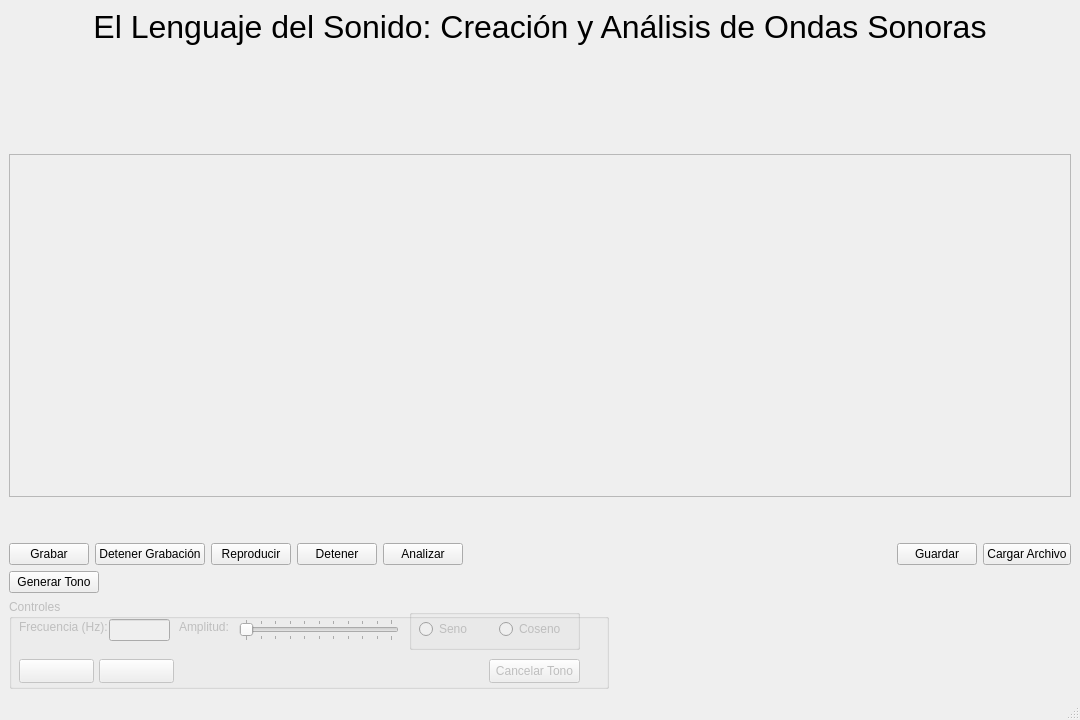
<?xml version="1.0" encoding="UTF-8"?>
<ui version="4.0">
 <class>MainWindow</class>
 <widget class="QMainWindow" name="MainWindow">
  <property name="windowModality">
   <enum>Qt::WindowModality::ApplicationModal</enum>
  </property>
  <property name="enabled">
   <bool>true</bool>
  </property>
  <property name="geometry">
   <rect>
    <x>0</x>
    <y>0</y>
    <width>1080</width>
    <height>720</height>
   </rect>
  </property>
  <property name="sizePolicy">
   <sizepolicy hsizetype="Preferred" vsizetype="Preferred">
    <horstretch>0</horstretch>
    <verstretch>0</verstretch>
   </sizepolicy>
  </property>
  <property name="windowTitle">
   <string>Lenguaje del Sonido</string>
  </property>
  <property name="layoutDirection">
   <enum>Qt::LayoutDirection::LeftToRight</enum>
  </property>
  <property name="toolButtonStyle">
   <enum>Qt::ToolButtonStyle::ToolButtonIconOnly</enum>
  </property>
  <property name="animated">
   <bool>true</bool>
  </property>
  <property name="documentMode">
   <bool>false</bool>
  </property>
  <property name="tabShape">
   <enum>QTabWidget::TabShape::Rounded</enum>
  </property>
  <property name="dockNestingEnabled">
   <bool>false</bool>
  </property>
  <property name="unifiedTitleAndToolBarOnMac">
   <bool>false</bool>
  </property>
  <widget class="QWidget" name="centralwidget">
   <layout class="QVBoxLayout" name="verticalLayout">
    <item>
     <layout class="QHBoxLayout" name="horizontalLayoutTitulo">
      <item>
       <spacer name="horizontalSpacer_2">
        <property name="orientation">
         <enum>Qt::Orientation::Horizontal</enum>
        </property>
        <property name="sizeHint" stdset="0">
         <size>
          <width>40</width>
          <height>20</height>
         </size>
        </property>
       </spacer>
      </item>
      <item>
       <widget class="QLabel" name="lblTitulo">
        <property name="enabled">
         <bool>true</bool>
        </property>
        <property name="sizePolicy">
         <sizepolicy hsizetype="Preferred" vsizetype="Fixed">
          <horstretch>0</horstretch>
          <verstretch>0</verstretch>
         </sizepolicy>
        </property>
        <property name="font">
         <font>
          <pointsize>24</pointsize>
         </font>
        </property>
        <property name="text">
         <string>El Lenguaje del Sonido: Creación y Análisis de Ondas Sonoras
</string>
        </property>
        <property name="alignment">
         <set>Qt::AlignmentFlag::AlignCenter</set>
        </property>
       </widget>
      </item>
      <item>
       <spacer name="horizontalSpacer_3">
        <property name="orientation">
         <enum>Qt::Orientation::Horizontal</enum>
        </property>
        <property name="sizeHint" stdset="0">
         <size>
          <width>40</width>
          <height>20</height>
         </size>
        </property>
       </spacer>
      </item>
     </layout>
    </item>
    <item>
     <widget class="QLabel" name="lblInfoArchivo">
      <property name="enabled">
       <bool>true</bool>
      </property>
      <property name="minimumSize">
       <size>
        <width>520</width>
        <height>60</height>
       </size>
      </property>
      <property name="maximumSize">
       <size>
        <width>720</width>
        <height>60</height>
       </size>
      </property>
      <property name="text">
       <string/>
      </property>
     </widget>
    </item>
    <item>
     <widget class="QScrollArea" name="scrollArea">
      <property name="sizePolicy">
       <sizepolicy hsizetype="Expanding" vsizetype="Expanding">
        <horstretch>0</horstretch>
        <verstretch>1</verstretch>
       </sizepolicy>
      </property>
      <property name="layoutDirection">
       <enum>Qt::LayoutDirection::LeftToRight</enum>
      </property>
      <property name="widgetResizable">
       <bool>true</bool>
      </property>
      <widget class="QWidget" name="scrollAreaWidgetContents">
       <property name="geometry">
        <rect>
         <x>0</x>
         <y>0</y>
         <width>1060</width>
         <height>313</height>
        </rect>
       </property>
       <property name="sizePolicy">
        <sizepolicy hsizetype="Expanding" vsizetype="Preferred">
         <horstretch>0</horstretch>
         <verstretch>0</verstretch>
        </sizepolicy>
       </property>
       <property name="layoutDirection">
        <enum>Qt::LayoutDirection::LeftToRight</enum>
       </property>
       <property name="autoFillBackground">
        <bool>true</bool>
       </property>
      </widget>
     </widget>
    </item>
    <item>
     <spacer name="verticalSpacer">
      <property name="orientation">
       <enum>Qt::Orientation::Vertical</enum>
      </property>
      <property name="sizeHint" stdset="0">
       <size>
        <width>20</width>
        <height>40</height>
       </size>
      </property>
     </spacer>
    </item>
    <item>
     <layout class="QHBoxLayout" name="horizontalLayout">
      <item>
       <layout class="QHBoxLayout" name="horizontalLayout_2">
        <item>
         <widget class="QPushButton" name="btnGrabar">
          <property name="cursor">
           <cursorShape>PointingHandCursor</cursorShape>
          </property>
          <property name="text">
           <string>Grabar</string>
          </property>
          <property name="icon">
           <iconset>
            <normalon>../assets/microphone_fill.svg</normalon>
           </iconset>
          </property>
          <property name="iconSize">
           <size>
            <width>24</width>
            <height>16</height>
           </size>
          </property>
         </widget>
        </item>
        <item>
         <widget class="QPushButton" name="btnDetenerGrabacion">
          <property name="text">
           <string>Detener Grabación</string>
          </property>
          <property name="icon">
           <iconset>
            <normaloff>../../../../../../Pictures/SVGs/record-stop.svg</normaloff>../../../../../../Pictures/SVGs/record-stop.svg</iconset>
          </property>
         </widget>
        </item>
        <item>
         <widget class="QPushButton" name="btnReproducir">
          <property name="cursor">
           <cursorShape>PointingHandCursor</cursorShape>
          </property>
          <property name="text">
           <string>Reproducir</string>
          </property>
          <property name="icon">
           <iconset>
            <normalon>../assets/play.svg</normalon>
           </iconset>
          </property>
         </widget>
        </item>
        <item>
         <widget class="QPushButton" name="btnDetener">
          <property name="cursor">
           <cursorShape>PointingHandCursor</cursorShape>
          </property>
          <property name="text">
           <string>Detener</string>
          </property>
          <property name="icon">
           <iconset>
            <normalon>../assets/stop.svg</normalon>
           </iconset>
          </property>
         </widget>
        </item>
        <item>
         <widget class="QPushButton" name="btnAnalizar">
          <property name="cursor">
           <cursorShape>PointingHandCursor</cursorShape>
          </property>
          <property name="layoutDirection">
           <enum>Qt::LayoutDirection::LeftToRight</enum>
          </property>
          <property name="text">
           <string>Analizar</string>
          </property>
          <property name="icon">
           <iconset>
            <normalon>../assets/waves-left.svg</normalon>
           </iconset>
          </property>
         </widget>
        </item>
       </layout>
      </item>
      <item>
       <spacer name="horizontalSpacer">
        <property name="orientation">
         <enum>Qt::Orientation::Horizontal</enum>
        </property>
        <property name="sizeHint" stdset="0">
         <size>
          <width>40</width>
          <height>20</height>
         </size>
        </property>
       </spacer>
      </item>
      <item>
       <layout class="QHBoxLayout" name="horizontalLayout_3">
        <item>
         <widget class="QPushButton" name="btnGuardar">
          <property name="cursor">
           <cursorShape>PointingHandCursor</cursorShape>
          </property>
          <property name="layoutDirection">
           <enum>Qt::LayoutDirection::LeftToRight</enum>
          </property>
          <property name="text">
           <string>Guardar</string>
          </property>
          <property name="icon">
           <iconset>
            <normalon>../assets/folder.svg</normalon>
           </iconset>
          </property>
          <property name="iconSize">
           <size>
            <width>16</width>
            <height>16</height>
           </size>
          </property>
         </widget>
        </item>
        <item>
         <widget class="QPushButton" name="btnCargar">
          <property name="cursor">
           <cursorShape>PointingHandCursor</cursorShape>
          </property>
          <property name="text">
           <string>Cargar Archivo</string>
          </property>
          <property name="icon">
           <iconset>
            <normalon>../assets/upload.svg</normalon>
           </iconset>
          </property>
         </widget>
        </item>
       </layout>
      </item>
     </layout>
    </item>
    <item>
     <widget class="QPushButton" name="btnGenerarTono">
      <property name="enabled">
       <bool>true</bool>
      </property>
      <property name="maximumSize">
       <size>
        <width>90</width>
        <height>25</height>
       </size>
      </property>
      <property name="cursor">
       <cursorShape>PointingHandCursor</cursorShape>
      </property>
      <property name="text">
       <string>Generar Tono</string>
      </property>
     </widget>
    </item>
    <item>
     <widget class="QGroupBox" name="gbControles">
      <property name="enabled">
       <bool>false</bool>
      </property>
      <property name="minimumSize">
       <size>
        <width>0</width>
        <height>90</height>
       </size>
      </property>
      <property name="maximumSize">
       <size>
        <width>600</width>
        <height>16777215</height>
       </size>
      </property>
      <property name="title">
       <string>Controles</string>
      </property>
      <property name="checked">
       <bool>false</bool>
      </property>
      <widget class="QPushButton" name="gbtnCancelarTono">
       <property name="geometry">
        <rect>
         <x>480</x>
         <y>60</y>
         <width>91</width>
         <height>24</height>
        </rect>
       </property>
       <property name="cursor">
        <cursorShape>PointingHandCursor</cursorShape>
       </property>
       <property name="text">
        <string>Cancelar Tono</string>
       </property>
      </widget>
      <widget class="QLabel" name="lblFrecuencia">
       <property name="geometry">
        <rect>
         <x>10</x>
         <y>20</y>
         <width>91</width>
         <height>16</height>
        </rect>
       </property>
       <property name="text">
        <string>Frecuencia (Hz):</string>
       </property>
      </widget>
      <widget class="QGroupBox" name="gbTipoFuncion">
       <property name="geometry">
        <rect>
         <x>400</x>
         <y>10</y>
         <width>171</width>
         <height>41</height>
        </rect>
       </property>
       <property name="title">
        <string/>
       </property>
       <property name="flat">
        <bool>false</bool>
       </property>
       <property name="checkable">
        <bool>false</bool>
       </property>
       <widget class="QRadioButton" name="grbSeno">
        <property name="geometry">
         <rect>
          <x>10</x>
          <y>10</y>
          <width>61</width>
          <height>20</height>
         </rect>
        </property>
        <property name="cursor">
         <cursorShape>PointingHandCursor</cursorShape>
        </property>
        <property name="text">
         <string>Seno</string>
        </property>
       </widget>
       <widget class="QRadioButton" name="grbCoseno">
        <property name="geometry">
         <rect>
          <x>90</x>
          <y>10</y>
          <width>71</width>
          <height>20</height>
         </rect>
        </property>
        <property name="cursor">
         <cursorShape>PointingHandCursor</cursorShape>
        </property>
        <property name="text">
         <string>Coseno</string>
        </property>
        <property name="checkable">
         <bool>true</bool>
        </property>
        <property name="checked">
         <bool>false</bool>
        </property>
        <property name="autoRepeat">
         <bool>false</bool>
        </property>
        <property name="autoExclusive">
         <bool>true</bool>
        </property>
       </widget>
      </widget>
      <widget class="QLabel" name="lblAmplitud">
       <property name="geometry">
        <rect>
         <x>170</x>
         <y>20</y>
         <width>61</width>
         <height>16</height>
        </rect>
       </property>
       <property name="text">
        <string>Amplitud:</string>
       </property>
      </widget>
      <widget class="QSlider" name="sldAmplitud">
       <property name="geometry">
        <rect>
         <x>230</x>
         <y>20</y>
         <width>160</width>
         <height>22</height>
        </rect>
       </property>
       <property name="cursor">
        <cursorShape>PointingHandCursor</cursorShape>
       </property>
       <property name="maximum">
        <number>100</number>
       </property>
       <property name="singleStep">
        <number>1</number>
       </property>
       <property name="pageStep">
        <number>10</number>
       </property>
       <property name="value">
        <number>0</number>
       </property>
       <property name="tracking">
        <bool>true</bool>
       </property>
       <property name="orientation">
        <enum>Qt::Orientation::Horizontal</enum>
       </property>
       <property name="invertedAppearance">
        <bool>false</bool>
       </property>
       <property name="invertedControls">
        <bool>false</bool>
       </property>
       <property name="tickPosition">
        <enum>QSlider::TickPosition::TicksBothSides</enum>
       </property>
       <property name="tickInterval">
        <number>0</number>
       </property>
      </widget>
      <widget class="QPushButton" name="gbtnDetener">
       <property name="geometry">
        <rect>
         <x>90</x>
         <y>60</y>
         <width>75</width>
         <height>24</height>
        </rect>
       </property>
       <property name="cursor">
        <cursorShape>PointingHandCursor</cursorShape>
       </property>
       <property name="text">
        <string/>
       </property>
       <property name="icon">
        <iconset>
         <normaloff>../assets/stop.svg</normaloff>../assets/stop.svg</iconset>
       </property>
      </widget>
      <widget class="QLineEdit" name="txtFrecuencia">
       <property name="geometry">
        <rect>
         <x>100</x>
         <y>20</y>
         <width>61</width>
         <height>22</height>
        </rect>
       </property>
      </widget>
      <widget class="QPushButton" name="gbtnReproducir">
       <property name="geometry">
        <rect>
         <x>10</x>
         <y>60</y>
         <width>75</width>
         <height>24</height>
        </rect>
       </property>
       <property name="cursor">
        <cursorShape>PointingHandCursor</cursorShape>
       </property>
       <property name="text">
        <string/>
       </property>
       <property name="icon">
        <iconset>
         <normaloff>../assets/play.svg</normaloff>../assets/play.svg</iconset>
       </property>
      </widget>
     </widget>
    </item>
   </layout>
  </widget>
  <widget class="QStatusBar" name="statusbar"/>
 </widget>
 <resources/>
 <connections/>
</ui>
